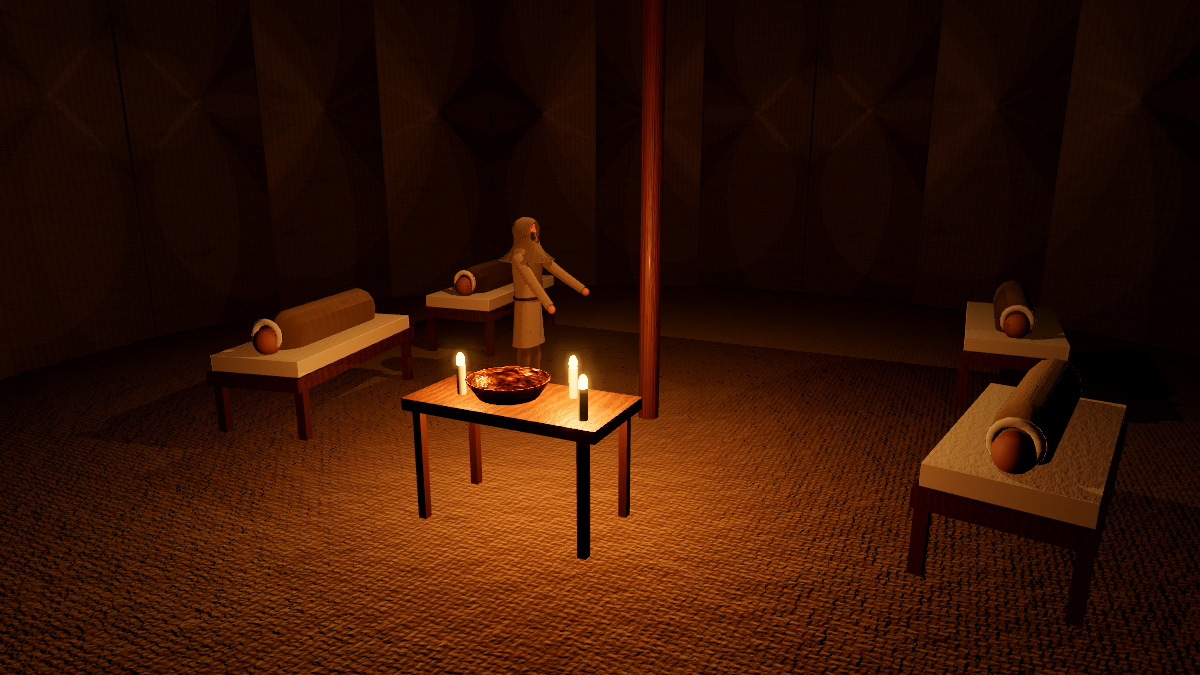
#> input picture tools/art/.tmp/actions_hopital_jpg_color.png, 1200 x 675 px, given in place of actions_hopital_jpg_color.png_color.png, which was not available; the run also reads 1 picture not shown here
$ python paint.py .tmp/actions_hopital_jpg_color.png out.png 5 5
#> lines starting #> are read from the running program, lines starting #| are printed output that depends on the picture; after the words box and inside, x2 and y2 are one past the last pixel; in counts of white or black regions, pixels touching at a corner belong together; pictures that were not available may be replaced by others from this repository, and a replacement may not be noted
#!/usr/bin/env python3
"""Post-traitement « peinture numérique » des portraits (numpy + Pillow uniquement).
Entrée : <base>_color.png (rendu 2x), <base>_normal.png, <base>_depth.png.
Étapes : filtre de Kuwahara généralisé (aplats et touches de pinceau qui suivent les formes), réduction à la taille finale,
traits de contour fins et chauds tirés des discontinuités de profondeur/normales, palette légèrement resserrée,
grain de toile, netteté douce.
Usage : paint.py base sortie largeur hauteur [--radius R] [--edge E] [--palette N] [--mix M]
"""
import argparse
import numpy as np
from PIL import Image, ImageFilter

ap = argparse.ArgumentParser()
ap.add_argument('base'); ap.add_argument('out'); ap.add_argument('w', type=int); ap.add_argument('h', type=int)
ap.add_argument('--radius', type=int, default=6); ap.add_argument('--edge', type=float, default=0.45)
ap.add_argument('--palette', type=int, default=128); ap.add_argument('--mix', type=float, default=0.12)
ap.add_argument('--quality', type=int, default=90)
a = ap.parse_args()


def box(img, r):
    """Moyenne sur une fenêtre (2r+1)^2 via images intégrales (bords répliqués)."""
    p = np.pad(img, ((r + 1, r), (r + 1, r)) + ((0, 0),) * (img.ndim - 2), mode='edge')
    c = p.cumsum(0).cumsum(1)
    k = 2 * r + 1
    s = c[k:, k:] - c[:-k, k:] - c[k:, :-k] + c[:-k, :-k]
    return s / (k * k)


def shift(img, dy, dx):
    """Décalage avec bords répliqués (pas de repliement d'un bord sur l'autre)."""
    r = max(abs(dy), abs(dx))
    p = np.pad(img, ((r, r), (r, r)) + ((0, 0),) * (img.ndim - 2), mode='edge')
    h, w = img.shape[:2]
    return p[r - dy:r - dy + h, r - dx:r - dx + w]


def kuwahara(rgb, r, q=6.0):
    """Kuwahara à 4 secteurs carrés, pondération douce par la variance (pas d'effet de blocs)."""
    lum = rgb @ np.array([0.3, 0.55, 0.15])
    h = r // 2 + 0 if r > 1 else 1
    m = box(rgb, h); m2 = box(lum[..., None] ** 2, h)[..., 0]; ml = box(lum[..., None], h)[..., 0]
    acc = np.zeros_like(rgb); wsum = np.zeros(lum.shape)
    for dy, dx in ((-h, -h), (-h, h), (h, -h), (h, h)):
        mm = shift(m, dy, dx); v = shift(m2, dy, dx) - shift(ml, dy, dx) ** 2
        w = 1.0 / (1.0 + (np.maximum(v, 0) * 255 * 255 / 40.0) ** (q / 2))
        acc += mm * w[..., None]; wsum += w
    return acc / wsum[..., None]


def blur(img, r, n=3):
    for _ in range(n):
        img = box(img, r)
    return img


def akuwahara(rgb, r=6, sectors=8, q=8.0, alpha=1.0, strip=96):
    """Kuwahara anisotrope (Kyprianidis 2009, simplifié) : secteurs elliptiques orientés selon le tenseur de structure,
    les touches s'allongent le long des contours (cheveux, plis, bords du visage)."""
    H, W = rgb.shape[:2]
    lum = rgb @ np.array([0.3, 0.55, 0.15])
    gx = shift(lum, 0, -1) - shift(lum, 0, 1); gy = shift(lum, -1, 0) - shift(lum, 1, 0)
    T = blur(np.dstack([gx * gx, gx * gy, gy * gy]), 2)
    E, F, G = T[..., 0], T[..., 1], T[..., 2]
    root = np.sqrt((E - G) ** 2 + 4 * F * F)
    l1, l2 = (E + G + root) / 2, (E + G - root) / 2
    tx, ty = l1 - E, -F
    nrm = np.hypot(tx, ty); ok = nrm > 1e-9
    tx = np.where(ok, tx / np.maximum(nrm, 1e-9), 0.0); ty = np.where(ok, ty / np.maximum(nrm, 1e-9), 1.0)
    A = np.where(l1 + l2 > 1e-9, (l1 - l2) / np.maximum(l1 + l2, 1e-9), 0.0)
    ea = r * (alpha + A) / alpha; eb = r * alpha / (alpha + A)
    # échantillons dans le disque unité
    g = np.linspace(-1, 1, 2 * r + 1)
    U, Vv = np.meshgrid(g, g)
    keep = U ** 2 + Vv ** 2 <= 1.0001
    U, Vv = U[keep], Vv[keep]
    wgt = np.exp(-(U ** 2 + Vv ** 2) * 2.0)
    sec = (((np.arctan2(Vv, U) + np.pi) / (2 * np.pi) * sectors).astype(int)) % sectors
    center = (U == 0) & (Vv == 0)
    out = np.empty_like(rgb)
    for y0 in range(0, H, strip):
        y1 = min(H, y0 + strip); hh = y1 - y0
        yy, xx = np.mgrid[y0:y1, 0:W]
        cx, cy = tx[y0:y1], ty[y0:y1]; a_, b_ = ea[y0:y1], eb[y0:y1]
        sw = np.zeros((sectors, hh, W)); sc = np.zeros((sectors, hh, W, 3)); sc2 = np.zeros((sectors, hh, W))
        for u, v, w, k, c0 in zip(U, Vv, wgt, sec, center):
            dx = a_ * u * cx - b_ * v * cy; dy = a_ * u * cy + b_ * v * cx
            px = np.clip(np.rint(xx + dx).astype(np.int32), 0, W - 1); py = np.clip(np.rint(yy + dy).astype(np.int32), 0, H - 1)
            c = rgb[py, px]; l = lum[py, px]
            ks = range(sectors) if c0 else (k,)
            for kk in ks:
                sw[kk] += w; sc[kk] += c * w; sc2[kk] += l * l * w
        m = sc / sw[..., None]
        lm = m @ np.array([0.3, 0.55, 0.15])
        var = np.maximum(sc2 / sw - lm * lm, 0)
        al = 1.0 / (1.0 + (var * 255 * 255 / 25.0) ** (q / 2))
        out[y0:y1] = (m * al[..., None]).sum(0) / al.sum(0)[..., None]
    return out


col = np.asarray(Image.open(a.base + '_color.png').convert('RGB'), dtype=np.float64) / 255
H0, W0 = col.shape[:2]
#> H0 = 675; W0 = 1200
# 1. touches de peinture : Kuwahara anisotrope puis petite passe isotrope pour fondre
p = akuwahara(col, r=a.radius)
#> in akuwahara, `lum = rgb @ np.array([0.3, 0.55, 0.15])`:
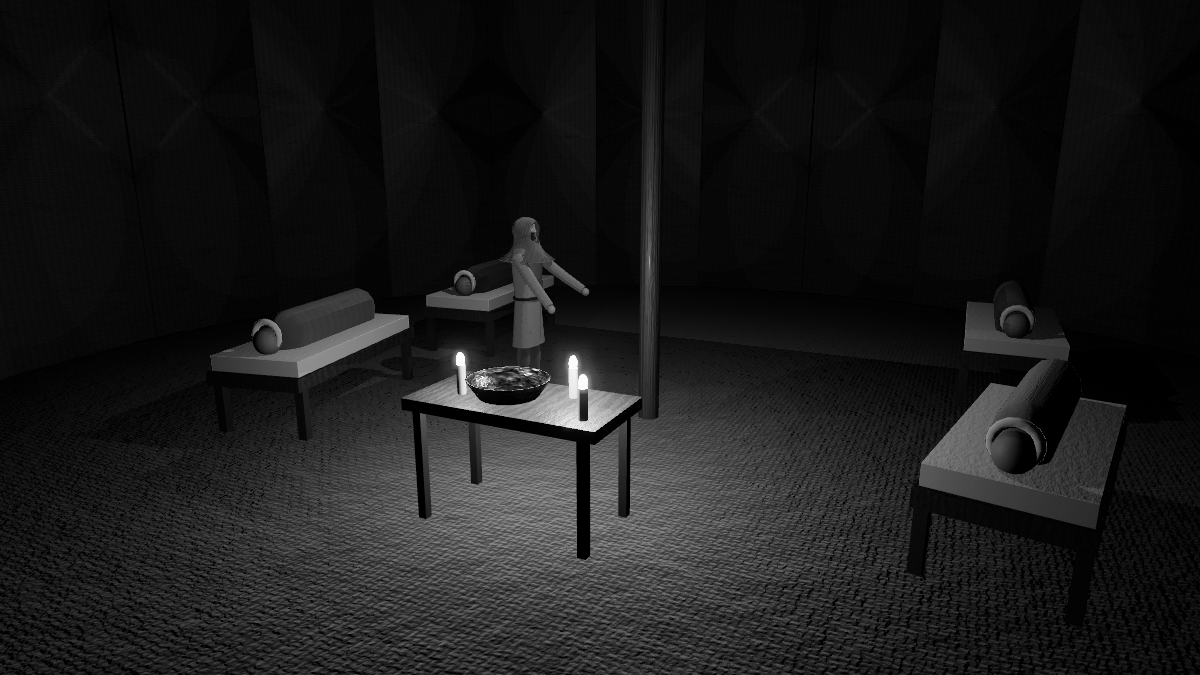
#> lum: shape (675, 1200) float64; min 0, max 0.996, mean 0.106
#> in akuwahara, `ok = nrm > 1e-09`:
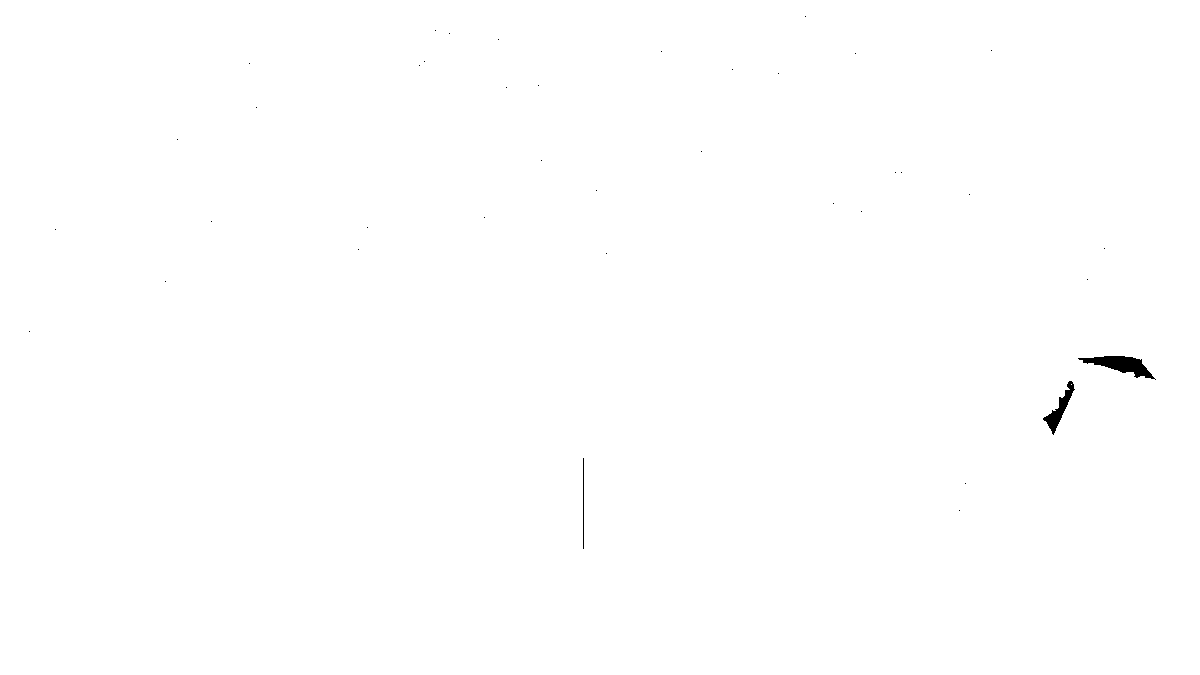
#> ok: shape (675, 1200) bool; 99.8% white; 39 black regions (36 under 20 px), largest, box (x1, y1, x2, y2) and area: (1078, 356, 1156, 380) 805, (1043, 381, 1075, 435) 481, (583, 458, 584, 549) 91
#> the loop in akuwahara, `for y0 in range(0, H, strip):` made 8 passes
#> pass 1, in akuwahara, `cx, cy = (tx[y0:y1], ty[y0:y1])`:
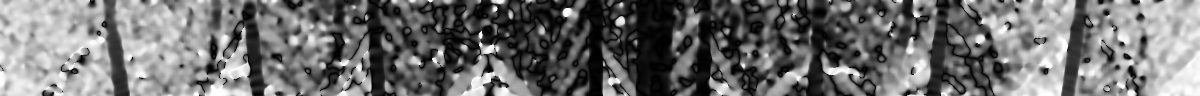
#> cx: shape (96, 1200) float64; min 0, max 1, mean 0.442
#> pass 1, in akuwahara, `cx, cy = (tx[y0:y1], ty[y0:y1])`:
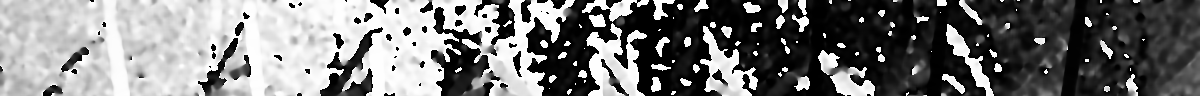
#> cy: shape (96, 1200) float64; min -1, max 1, mean -0.0509; drawn with min black and max white
#> pass 1, in akuwahara, `a_, b_ = (ea[y0:y1], eb[y0:y1])`:
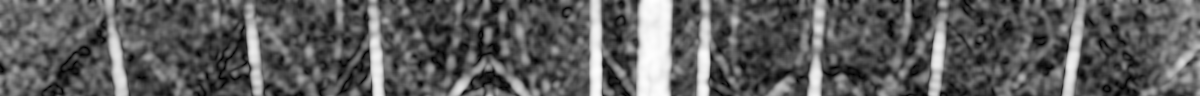
#> a_: shape (96, 1200) float64; min 6, max 11.91, mean 8.15; drawn with min black and max white
#> pass 1, in akuwahara, `a_, b_ = (ea[y0:y1], eb[y0:y1])`:
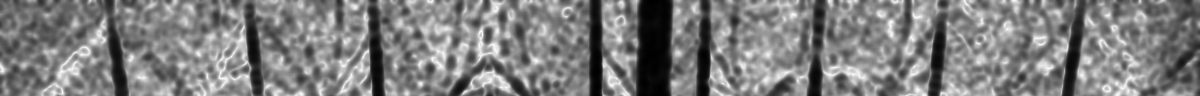
#> b_: shape (96, 1200) float64; min 3.02, max 6, mean 4.5; drawn with min black and max white
p = kuwahara(p, 2)
#> in box (call 6), `c = p.cumsum(0).cumsum(1)`:
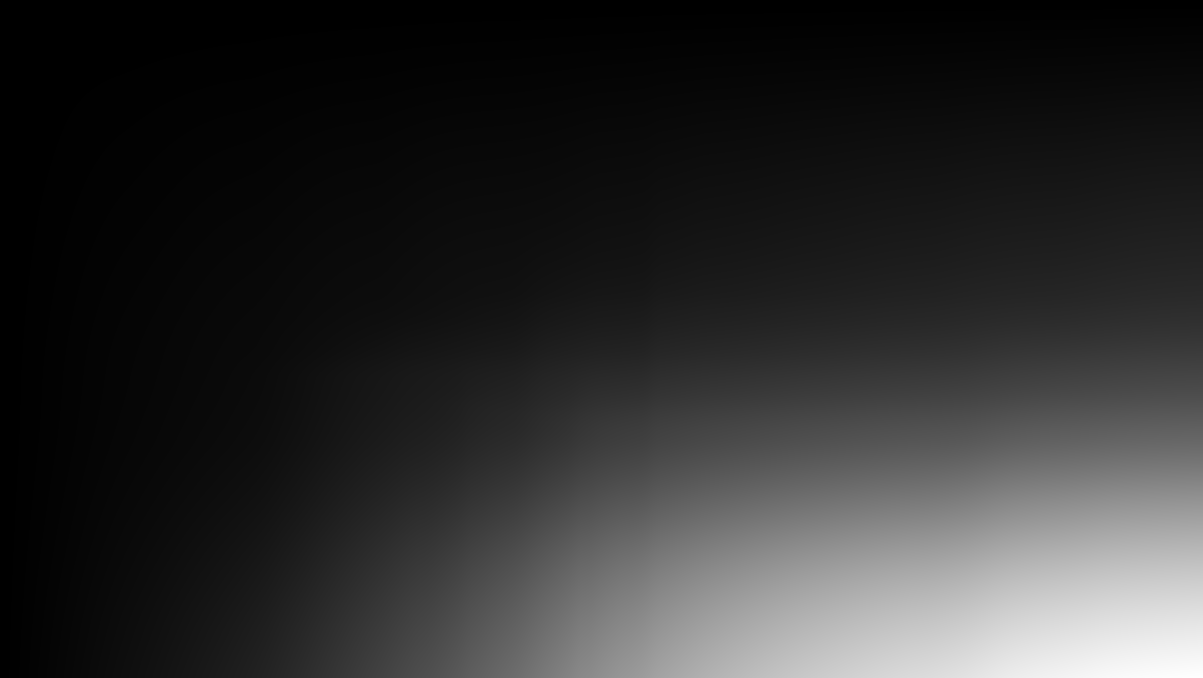
#> c: shape (678, 1203, 1) float64; min 0.0447, max 86473.6, mean 15628.1; drawn with min black and max white
# 2. réduction
img = Image.fromarray((np.clip(p, 0, 1) * 255).astype(np.uint8)).resize((a.w, a.h), Image.LANCZOS)
rgb = np.asarray(img, dtype=np.float64)

# 3. contours : profondeur et normales, à la résolution finale
nrm = np.asarray(Image.open(a.base + '_normal.png').convert('RGBA').resize((a.w, a.h), Image.BILINEAR), dtype=np.float64) / 255
dep = np.asarray(Image.open(a.base + '_depth.png').convert('RGBA').resize((a.w, a.h), Image.NEAREST), dtype=np.float64) / 255
n = nrm[..., :3] * 2 - 1; na = nrm[..., 3]
#> after `na = nrm[..., 3]`: na = [[0, 0, 0.0706, 0.0196, 0], [0.188, 0.275, 0.286, 0.169, 0.102], [0.922, 0.965, 0.949, 0.898, 0.851], [1, 1, 1, 1, 1], [1, 1, 1, 1, 1]]
d = dep[..., 0] + dep[..., 1] / 255; da = dep[..., 3]
#> after `d = dep[..., 0] + dep[..., 1] / 255`: d = [[0, 0, 0, 0, 0], [0, 0, 0, 0, 0], [0.4, 0.371, 0.4, 0.4, 0.4], [0.353, 0.353, 0.353, 0.353, 0.323], [0.323, 0.323, 0.323, 0.323, 0.318]]
#> after `da = dep[..., 3]`: da = [[0, 0, 0, 0, 0], [0, 0, 0, 0, 0], [1, 1, 1, 1, 1], [1, 1, 1, 1, 1], [1, 1, 1, 1, 1]]
e = np.zeros((a.h, a.w))
for dy, dx in ((0, 1), (1, 0), (1, 1), (1, -1)):
    n2 = shift(n, -dy, -dx); d2 = shift(d, -dy, -dx); a2 = shift(da, -dy, -dx)
    nd = np.linalg.norm(n - n2, axis=2)
    dd = np.abs(d2 - d)
    e = np.maximum(e, np.clip((nd - 0.55) / 0.5, 0, 1) * (na > 0.5))
    e = np.maximum(e, np.clip((dd - 0.004) / 0.008, 0, 1) * ((da > 0.5) | (a2 > 0.5)))
    e = np.maximum(e, ((da > 0.5) != (a2 > 0.5)).astype(float))
#> after the loop, e = [[0, 0, 0, 0, 0], [1, 1, 1, 1, 1], [1, 1, 1, 1, 1], [1, 1, 1, 1, 0.104], [0, 0, 0, 0.0133, 0.0133]]
e = np.asarray(Image.fromarray((e * 255).astype(np.uint8)).filter(ImageFilter.GaussianBlur(0.6)), dtype=np.float64) / 255
#> e = [[0.161, 0.161, 0.161, 0.161, 0.161], [0.851, 0.851, 0.851, 0.847, 0.843], [0.98, 0.98, 0.98, 0.965, 0.871], [0.851, 0.851, 0.847, 0.761, 0.322], [0.161, 0.161, 0.157, 0.149, 0.0588]]
line = np.array([34, 22, 16], dtype=np.float64)
rgb = rgb * (1 - a.edge * e[..., None]) + line * a.edge * e[..., None]

# 4. palette resserrée (mélange partiel avec une version quantifiée)
q = Image.fromarray(np.clip(rgb, 0, 255).astype(np.uint8)).quantize(colors=a.palette, method=Image.Quantize.MEDIANCUT, dither=Image.Dither.NONE).convert('RGB')
rgb = rgb * (1 - a.mix) + np.asarray(q, dtype=np.float64) * a.mix

# 5. grain de toile : bruit doux multi-échelle + trame diagonale très légère
rs = np.random.RandomState(7)
g = np.zeros((a.h, a.w))
for s, amp in ((64, 0.5), (16, 0.3), (4, 0.2)):
    small = rs.rand(a.h // s + 2, a.w // s + 2)
    g += amp * np.asarray(Image.fromarray((small * 255).astype(np.uint8)).resize((a.w + s * 2, a.h + s * 2), Image.BICUBIC), dtype=np.float64)[:a.h, :a.w] / 255
yy, xx = np.mgrid[0:a.h, 0:a.w]
weave = 0.5 + 0.5 * np.sin((xx + yy) * 1.9) * np.sin((xx - yy) * 1.9)
tex = 1 + 0.045 * (g - 0.5) + 0.018 * (weave - 0.5)
rgb = rgb * tex[..., None]

# 6. netteté douce (yeux, bords)
out = Image.fromarray(np.clip(rgb, 0, 255).astype(np.uint8)).filter(ImageFilter.UnsharpMask(radius=1.2, percent=45, threshold=2))
out.save(a.out, quality=a.quality, subsampling=0, optimize=True)
